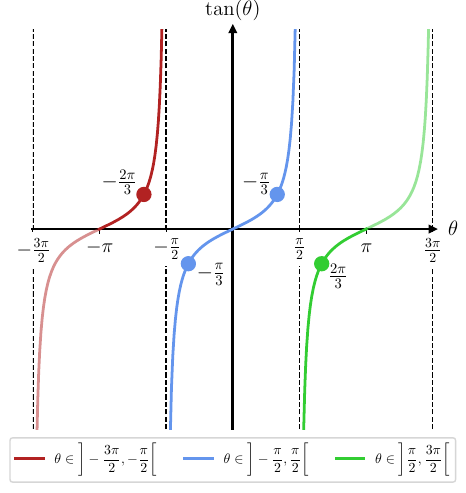

This figure's Python source:
import numpy as np
import matplotlib as mpl
import matplotlib.pyplot as plt

plt.rcParams.update(
    {
        "text.usetex": True,
        "font.family": "EB Garamond",
        "axes.labelsize": "x-large",
        "xtick.labelsize": "x-large",
        "ytick.labelsize": "x-large",
    }
)
plt.rcParams["figure.facecolor"] = "w"

mpl.rc("text.latex", preamble=r"\usepackage{xcolor}\usepackage{amsmath}")

################### TAN ###################

fig = plt.figure(figsize=(5, 5))
ax = fig.add_axes((0.10, 0.10, 0.8, 0.8))

for mut in [-3, -1, 1, 3]:
    ax.axvline(mut * np.pi / 2, ls="--", color="k", lw=1, zorder=1)

ax.set_xlim(-3 * np.pi / 2, 3 * np.pi / 2)
ax.set_ylim(-10, 10)

ax.set_xlabel("$\\theta$", fontsize=15)
ax.xaxis.set_label_coords(1.05, 0.52)
ax.set_ylabel("$\\tan(\\theta)$", fontsize=15, rotation=0)
ax.yaxis.set_label_coords(0.5, 1.02)

ax.set_yticks([])
ax.set_xticks([-3 * np.pi / 2, -np.pi, -np.pi / 2, np.pi / 2, np.pi, 3 * np.pi / 2])
ax.set_xticklabels(
    [
        "$-\\frac{3\\pi}{2}$",
        "$-\\pi$",
        "$-\\frac{\\pi}{2}$",
        "$\\frac{\\pi}{2}$",
        "$\\pi$",
        "$\\frac{3\\pi}{2}$",
    ],
)

for axe in ["left", "bottom"]:
    ax.spines[axe].set_position("center")
    ax.spines[axe].set_linewidth(2)

for axe in ["top", "right"]:
    ax.spines[axe].set_visible(False)

ax.plot(0, 1, "^k", lw=2, ms=5, transform=ax.get_xaxis_transform(), clip_on=False)
ax.plot(1, 0, ">k", lw=2, ms=5, transform=ax.get_yaxis_transform(), clip_on=False)

for tick in [0, 2, 3, 5]:
    ax.get_xticklabels()[tick].set_backgroundcolor("white")
    ax.get_xticklabels()[tick].set_zorder(3)

ext = 1.05
inn = 0.98

th = [
    np.linspace(-np.pi, -ext * np.pi / 2, 200),
    np.linspace(-inn * np.pi / 2, inn * np.pi / 2, 100),
    np.linspace(ext * np.pi / 2, np.pi, 200),
]

clrs = ["firebrick", "cornflowerblue", "limegreen"]
lbls = [
    "$\\displaystyle\\theta \\in \\bigg] -\\frac{3\\pi}{2}, - \\frac{\\pi}{2} \\bigg[$",
    "$\\displaystyle\\theta \\in \\bigg] -\\frac{\\pi}{2}, \\frac{\\pi}{2} \\bigg[$",
    "$\\displaystyle\\theta \\in \\bigg] \\frac{\\pi}{2}, \\frac{3\\pi}{2} \\bigg[$",
    # "$\\displaystyle\\bigg] -\\frac{3\\pi}{2}, - \\frac{\\pi}{2} \\bigg[$",
    # "$\\displaystyle\\bigg] -\\frac{\\pi}{2}, \\frac{\\pi}{2} \\bigg[$",
    # "$\\displaystyle\\bigg] \\frac{\\pi}{2}, \\frac{3\\pi}{2} \\bigg[$",
]

# empty style for students
for k, tt, cc, ll in zip(range(len(th)), th, clrs, lbls):
    ax.plot(tt, np.tan(tt), color=cc, label=ll, lw=2, zorder=4, ls="none")

th_alph = [
    np.linspace(-inn * 3 * np.pi / 2, -np.pi, 200),
    np.linspace(np.pi, inn * 3 * np.pi / 2, 200),
]

for k, tt, cc in zip(range(len(th_alph)), th_alph, ["firebrick", "limegreen"]):
    ax.plot(tt, np.tan(tt), color=cc, lw=2, alpha=0.5, zorder=4, ls="none")

ax.legend(
    fontsize=10,
    ncol=3,
    columnspacing=2,
    loc="lower center",
    bbox_to_anchor=(0.5, -0.15),
)

fig.savefig("./fig_tan_stud.pdf", bbox_inches="tight")

# not empty for prof
for line in ax.lines:
    line.set_label(s="")

for k, tt, cc, ll in zip(range(len(th)), th, clrs, lbls):
    ax.plot(tt, np.tan(tt), color=cc, label=ll, lw=2, zorder=4)

for k, tt, cc in zip(range(len(th_alph)), th_alph, ["firebrick", "limegreen"]):
    ax.plot(tt, np.tan(tt), color=cc, lw=2, alpha=0.5, zorder=4)

ax.legend(
    fontsize=10,
    ncol=3,
    columnspacing=2,
    loc="lower center",
    bbox_to_anchor=(0.5, -0.15),
)

tplt_inf0 = [-np.pi / 3, 2 * np.pi / 3]
crls_inf0 = ["cornflowerblue", "limegreen"]
txt_inf0 = ["$-\\frac{\\pi}{3}$", "$\\frac{2\\pi}{3}$"]

tplt_sup0 = [-2 * np.pi / 3, np.pi / 3]
crls_sup0 = ["firebrick", "cornflowerblue"]
txt_sup0 = ["$-\\frac{2\\pi}{3}$", "$-\\frac{\\pi}{3}$"]

for x, y, cc, txt in zip(tplt_inf0, np.tan(tplt_inf0), crls_inf0, txt_inf0):
    ax.scatter(x, y, s=100, c=cc, zorder=4)
    ax.text(x + 0.2, y, s=txt, ha="left", va="top", fontsize=15)

for x, y, cc, txt in zip(tplt_sup0, np.tan(tplt_sup0), crls_sup0, txt_sup0):
    ax.scatter(x, y, s=100, c=cc, zorder=4)
    ax.text(x - 0.2, y, s=txt, ha="right", va="bottom", fontsize=15)

fig.savefig("./fig_tan_prof.pdf", bbox_inches="tight")

################### ARCTAN ###################

fig = plt.figure(figsize=(5, 5))
ax = fig.add_axes((0.10, 0.10, 0.8, 0.8))

tan = np.linspace(-10, 10, 300)

for mut in [-3, -1, 1, 3]:
    ax.axhline(mut * np.pi / 2, ls="--", color="k", lw=1, zorder=1)

ax.set_xlim(-10, 10)
ax.set_ylim(-3 * np.pi / 2, 3 * np.pi / 2)

ax.set_xlabel("$x$", fontsize=15)
ax.xaxis.set_label_coords(1.05, 0.52)
ax.set_ylabel("$\\arctan(x)$", fontsize=15, rotation=0)
ax.yaxis.set_label_coords(0.5, 1.02)

ax.set_xticks([])
ax.set_yticks([-3 * np.pi / 2, -np.pi, -np.pi / 2, np.pi / 2, np.pi, 3 * np.pi / 2])
ax.set_yticklabels(
    [
        "$-\\frac{3\\pi}{2}$",
        "$-\\pi$",
        "$-\\frac{\\pi}{2}$",
        "$\\frac{\\pi}{2}$",
        "$\\pi$",
        "$\\frac{3\\pi}{2}$",
    ],
)

for axe in ["left", "bottom"]:
    ax.spines[axe].set_position("center")
    ax.spines[axe].set_linewidth(2)

for axe in ["top", "right"]:
    ax.spines[axe].set_visible(False)

ax.plot(0, 1, "^k", lw=2, ms=5, transform=ax.get_xaxis_transform(), clip_on=False)
ax.plot(1, 0, ">k", lw=2, ms=5, transform=ax.get_yaxis_transform(), clip_on=False)

for tick in [0, 2, 3, 5]:
    ax.get_yticklabels()[tick].set_backgroundcolor("white")
    ax.get_yticklabels()[tick].set_zorder(3)

# empty style for stud
for k, cc, ll in zip(range(len(clrs)), clrs, lbls):
    ax.plot(
        tan,
        np.atan(tan) + (k - 1) * (np.pi),
        color=cc,
        label=ll,
        lw=2,
        ls="none",
        zorder=4,
    )

ax.legend(
    fontsize=10,
    ncol=3,
    columnspacing=2,
    loc="lower center",
    bbox_to_anchor=(0.5, -0.15),
)

fig.savefig("./fig_atan_stud.pdf", bbox_inches="tight")

# not empty for prof
for line in ax.lines:
    line.set_label(s="")

for k, cc, ll, lss in zip(range(len(clrs)), clrs, lbls, ["--", "-", "--"]):
    ax.plot(
        tan,
        np.atan(tan) + (k - 1) * (np.pi),
        color=cc,
        label=ll,
        lw=2,
        ls=lss,
        zorder=4,
    )

ax.legend(
    fontsize=10,
    ncol=3,
    columnspacing=2,
    loc="lower center",
    bbox_to_anchor=(0.5, -0.15),
)

tplt_inf0 = [-np.pi / 3, 2 * np.pi / 3]
crls_inf0 = ["cornflowerblue", "limegreen"]
txt_inf0 = ["$-\\frac{\\pi}{3}$", "$\\frac{2\\pi}{3}$"]

tplt_sup0 = [-2 * np.pi / 3, np.pi / 3]
crls_sup0 = ["firebrick", "cornflowerblue"]
txt_sup0 = ["$-\\frac{2\\pi}{3}$", "$-\\frac{\\pi}{3}$"]

for x, y, cc, txt in zip(np.tan(tplt_inf0), tplt_inf0, crls_inf0, txt_inf0):
    ax.scatter(x, y, s=100, c=cc, zorder=4)
    ax.text(x - 0.3, y, s=txt, ha="right", va="bottom", fontsize=15)

for x, y, cc, txt in zip(np.tan(tplt_sup0), tplt_sup0, crls_sup0, txt_sup0):
    ax.scatter(x, y, s=100, c=cc, zorder=4)
    ax.text(x + 0.2, y, s=txt, ha="left", va="top", fontsize=15)

ax.arrow(
    np.tan(tplt_inf0[0]),
    tplt_inf0[0],
    0,
    np.pi - 0.2,
    ec="limegreen",
    fc="limegreen",
    width=0.01,
    length_includes_head=True,
    head_width=0.4,
    head_length=0.2,
    zorder=5,
)
ax.text(
    np.tan(tplt_inf0[0]) - 0.5,
    tplt_inf0[0] + np.pi / 2,
    "$+\\pi$",
    ha="right",
    va="center",
    fontsize=18,
    color="limegreen",
    bbox=dict(facecolor="none", ec="limegreen", lw=3, alpha=0.5),
    zorder=5,
)

ax.arrow(
    np.tan(tplt_sup0[1]),
    tplt_sup0[1],
    0,
    -np.pi + 0.2,
    ec="firebrick",
    fc="firebrick",
    width=0.01,
    length_includes_head=True,
    head_width=0.4,
    head_length=0.2,
    zorder=5,
)
ax.text(
    np.tan(tplt_sup0[1]) + 0.5,
    tplt_sup0[1] - np.pi / 2,
    "$-\\pi$",
    ha="left",
    va="center",
    fontsize=18,
    color="firebrick",
    bbox=dict(facecolor="none", ec="firebrick", lw=3, alpha=0.5),
    zorder=5,
)

fig.savefig("./fig_atan_prof.pdf", bbox_inches="tight")

################### ARCTANTAN ###################

fig = plt.figure(figsize=(5, 5))
ax = fig.add_axes((0.10, 0.10, 0.8, 0.8))

for mut in [-3, -1, 1, 3]:
    ax.axvline(mut * np.pi / 2, ls="--", color="k", lw=1, zorder=1)

ax.set_xlim(-3 * np.pi / 2, 3 * np.pi / 2)
ax.set_ylim(-3 * np.pi / 2, 3 * np.pi / 2)

ax.set_xlabel("$\\theta$", fontsize=15)
ax.xaxis.set_label_coords(1.05, 0.52)
ax.set_ylabel("$\\arctan(\\tan(\\theta))$", fontsize=15, rotation=0)
ax.yaxis.set_label_coords(0.5, 1.02)

ax.set_yticks([])
ax.set_xticks([-3 * np.pi / 2, -np.pi, -np.pi / 2, np.pi / 2, np.pi, 3 * np.pi / 2])
ax.set_xticklabels(
    [
        "$-\\frac{3\\pi}{2}$",
        "$-\\pi$",
        "$-\\frac{\\pi}{2}$",
        "$\\frac{\\pi}{2}$",
        "$\\pi$",
        "$\\frac{3\\pi}{2}$",
    ],
)

for axe in ["left", "bottom"]:
    ax.spines[axe].set_position("center")
    ax.spines[axe].set_linewidth(2)

for axe in ["top", "right"]:
    ax.spines[axe].set_visible(False)

ax.plot(0, 1, "^k", lw=2, ms=5, transform=ax.get_xaxis_transform(), clip_on=False)
ax.plot(1, 0, ">k", lw=2, ms=5, transform=ax.get_yaxis_transform(), clip_on=False)

for tick in [0, 2, 3, 5]:
    ax.get_xticklabels()[tick].set_backgroundcolor("white")
    ax.get_xticklabels()[tick].set_zorder(3)

ext = 1.05
inn = 0.98

th = [
    np.linspace(-inn * 3 * np.pi / 2, -ext * np.pi / 2, 200),
    np.linspace(-inn * np.pi / 2, inn * np.pi / 2, 100),
    np.linspace(ext * np.pi / 2, inn * 3 * np.pi / 2, 200),
]

clrs = ["firebrick", "cornflowerblue", "limegreen"]
lbls = [
    "$\\displaystyle\\theta \\in \\bigg] -\\frac{3\\pi}{2}, - \\frac{\\pi}{2} \\bigg[$",
    "$\\displaystyle\\theta \\in \\bigg] -\\frac{\\pi}{2}, \\frac{\\pi}{2} \\bigg[$",
    "$\\displaystyle\\theta \\in \\bigg] \\frac{\\pi}{2}, \\frac{3\\pi}{2} \\bigg[$",
    # "$\\displaystyle\\bigg] -\\frac{3\\pi}{2}, - \\frac{\\pi}{2} \\bigg[$",
    # "$\\displaystyle\\bigg] -\\frac{\\pi}{2}, \\frac{\\pi}{2} \\bigg[$",
    # "$\\displaystyle\\bigg] \\frac{\\pi}{2}, \\frac{3\\pi}{2} \\bigg[$",
]

# empty style for students
for k, tt, cc, ll in zip(
    range(len(th)),
    th,
    clrs,
    lbls,
):
    ax.plot(tt, np.atan(np.tan(tt)), color=cc, label=ll, lw=2, ls="none", zorder=4)

ax.legend(
    fontsize=10,
    ncol=3,
    columnspacing=2,
    loc="lower center",
    bbox_to_anchor=(0.5, -0.15),
)

fig.savefig("./fig_atantan_stud.pdf", bbox_inches="tight")

# not empty for prof
for line in ax.lines:
    line.set_label(s="")

for k, tt, cc, ll, lss in zip(range(len(th)), th, clrs, lbls, ["--", "-", "--"]):
    ax.plot(tt, np.atan(np.tan(tt)), color=cc, label=ll, lw=2, ls=lss, zorder=4)

ax.legend(
    fontsize=10,
    ncol=3,
    columnspacing=2,
    loc="lower center",
    bbox_to_anchor=(0.5, -0.15),
)

tplt_inf0 = [-np.pi / 3, 2 * np.pi / 3]
crls_inf0 = ["cornflowerblue", "limegreen"]
txt_inf0 = ["$-\\frac{\\pi}{3}$", "$\\frac{2\\pi}{3}$"]

tplt_sup0 = [-2 * np.pi / 3, np.pi / 3]
crls_sup0 = ["firebrick", "cornflowerblue"]
txt_sup0 = ["$-\\frac{2\\pi}{3}$", "$-\\frac{\\pi}{3}$"]

for x, y, cc, txt in zip(tplt_inf0, np.atan(np.tan(tplt_inf0)), crls_inf0, txt_inf0):
    ax.scatter(x, y, s=100, c=cc, zorder=4)
    ax.text(x, y - 0.3, s=txt, ha="center", va="top", fontsize=15)

for x, y, cc, txt in zip(tplt_sup0, np.atan(np.tan(tplt_sup0)), crls_sup0, txt_sup0):
    ax.scatter(x, y, s=100, c=cc, zorder=4)
    ax.text(x - 0.2, y + 0.3, s=txt, ha="center", va="bottom", fontsize=15)

ax.arrow(
    tplt_inf0[0],
    tplt_inf0[0],
    np.pi - 0.2,
    0,
    ec="limegreen",
    fc="limegreen",
    width=0.01,
    length_includes_head=True,
    head_width=0.2,
    head_length=0.2,
    zorder=5,
)
ax.text(
    tplt_inf0[0] + np.pi / 2,
    tplt_inf0[0] - 0.3,
    "$+\\pi$",
    ha="center",
    va="top",
    fontsize=18,
    color="limegreen",
    bbox=dict(facecolor="none", ec="limegreen", lw=3, alpha=0.5),
    zorder=5,
)
ax.text(
    2 * np.pi / 3 + 0.27,
    tplt_inf0[0] - np.pi / 2,
    "$\\theta_{\\rm vrai} = \\arctan(\\tan(\\theta))+\\pi$",
    ha="center",
    va="top",
    fontsize=12,
    color="limegreen",
    bbox=dict(facecolor="white", ec="limegreen", lw=1),
    zorder=5,
)

ax.arrow(
    tplt_sup0[1],
    tplt_sup0[1],
    -np.pi + 0.2,
    0,
    ec="firebrick",
    fc="firebrick",
    width=0.01,
    length_includes_head=True,
    head_width=0.2,
    head_length=0.2,
    zorder=5,
)
ax.text(
    tplt_sup0[1] - np.pi / 2,
    tplt_sup0[1] + 0.3,
    "$-\\pi$",
    ha="center",
    va="bottom",
    fontsize=18,
    color="firebrick",
    bbox=dict(facecolor="none", ec="firebrick", lw=3, alpha=0.5),
    zorder=5,
)
ax.text(
    -2 * np.pi / 3 - 0.27,
    tplt_sup0[1] + np.pi / 2,
    "$\\theta_{\\rm vrai} = \\arctan(\\tan(\\theta))-\\pi$",
    ha="center",
    va="bottom",
    fontsize=12,
    color="firebrick",
    bbox=dict(facecolor="white", ec="firebrick", lw=2),
    zorder=5,
)

fig.savefig("./fig_atantan_prof.pdf", bbox_inches="tight")
